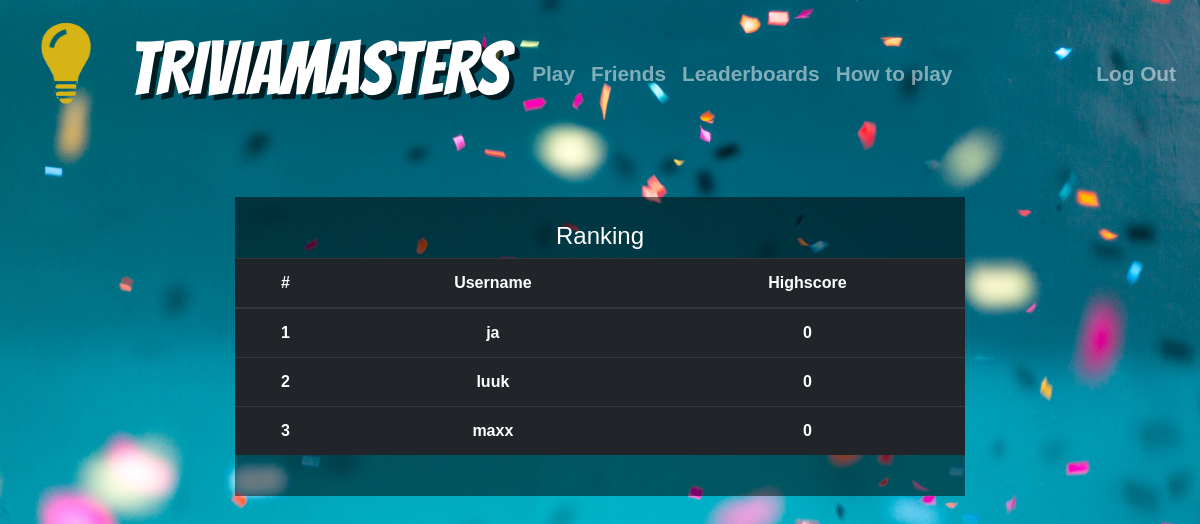
The app's page /leaderboards (signed in), older data.
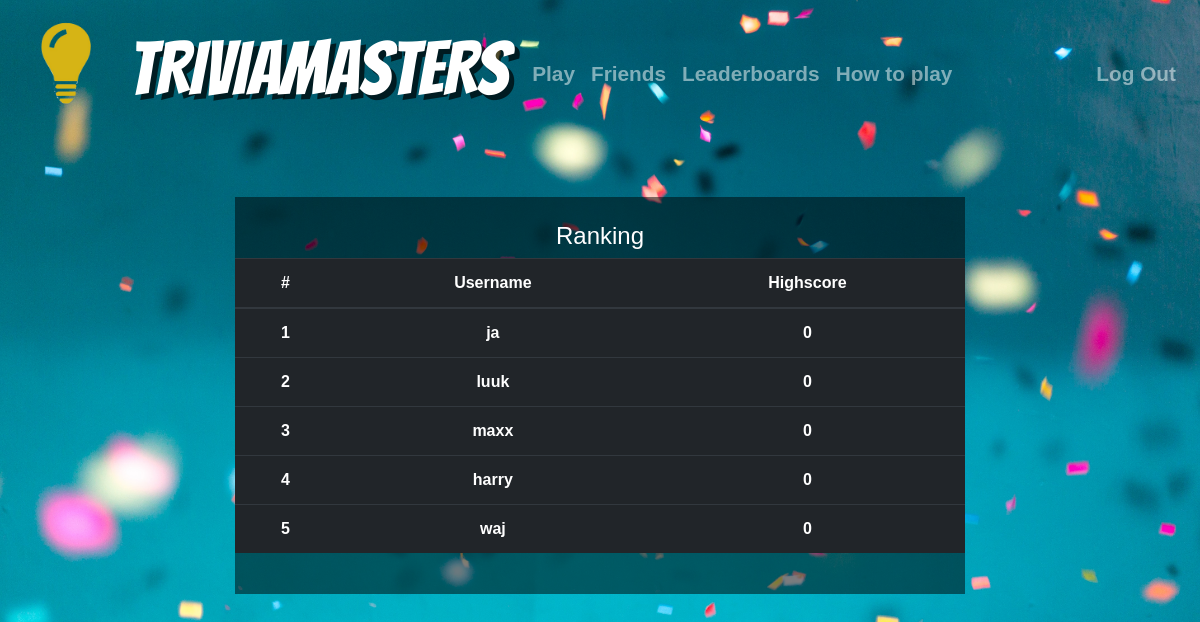
The same page, newer data.
### tables this page shows
CREATE TABLE 'users' ('id' integer PRIMARY KEY NOT NULL, 'username' , 'hash' , 'highscore' );

### application.py (the view)
@app.route("/leaderboards", methods=["GET", "POST"])
@login_required
def leaderboards():
    if request.method == "POST":
        return render_template("leaderboards.html")
    else:
        hscores= db.execute("SELECT highscore, username FROM users")
        user_count = []
        for i in range(11):
            if i > 0:
                user_count.append(i)
        hscores = (sorted(hscores, key = lambda i: int(i['highscore']), reverse=True))[:10]
        ranking = zip(hscores,user_count)
        return render_template("leaderboards.html", ranking=ranking)

### application.py (called while the page is built)
@app.after_request
def after_request(response):
    response.headers["Cache-Control"] = "no-cache, no-store, must-revalidate"
    response.headers["Expires"] = 0
    response.headers["Pragma"] = "no-cache"
    return response

### helpers.py (called while the page is built)
def login_required(f):
    @wraps(f)
    def decorated_function(*args, **kwargs):
        if session.get("user_id") is None:
            return redirect("/login")
        return f(*args, **kwargs)
    return decorated_function

### templates/leaderboards.html (shortened to what this page needs)
{% extends "layout.html" %}
{% block main %}
<field>
<h4> Ranking</h4>
<table class="table table-dark">
  <thead>
    <tr>
      <th scope="col">#</th>
      <th scope="col">Username</th>
      <th scope="col">Highscore</th>
    </tr>
  </thead>
  <tbody>
    {% for score, count in ranking%}
    <tr>
      <th scope="row">{{ count }}</th>
      <td>{{ score.username}}</td>
      <td>{{ score.highscore}}</td>
    </tr>
    {% endfor %}
  </tbody>
</table>
</field>
{% endblock %}

### templates/layout.html (shortened to what this page needs)
<!DOCTYPE html>
<html lang="en">
    <head>
        <link href="https://maxcdn.bootstrapcdn.com/bootstrap/4.1.3/css/bootstrap.min.css" rel="stylesheet">
        <link href="/static/styles.css" rel="stylesheet">
    </head>
    <body>
        <nav class="navbar navbar-expand-md navbar-dark">
            {% if session.user_id %}
            <a class="navbar-brand" href="/userpage">
                 <img src="/static/bulb.png" width="100" height="100" class="d-inline-block align-top" alt="">
                    <name>Triviamasters</name>
            </a>
            {% else %}
            <a class="navbar-brand" href="/">
                 <img src="/static/bulb.png" width="100" height="100" class="d-inline-block align-top" alt="">
                    <name>Triviamasters</name>
            </a>
            {% endif %}
            <div class="collapse navbar-collapse" id="navbar">
                {% if session.user_id %}
                    <ul class="navbar-nav mr-auto mt-2">
                        <li class="nav-item"><a class="nav-link" href="/play">Play</a></li>
                        <li class="nav-item"><a class="nav-link" href="/friends">Friends</a></li>
                        <li class="nav-item"><a class="nav-link" href="/leaderboards">Leaderboards</a></li>
                        <li class="nav-item"><a class="nav-link" href="/about">How to play</a></li>
                    </ul>
                    <ul class="navbar-nav ml-auto mt-2">
                        <li class="nav-item"><a class="nav-link" href="/logout">Log Out</a></li>
                    </ul>
                {% else %}
                    <ul class="navbar-nav ml-auto mt-2">
                        <li class="nav-item"><a class="nav-link" href="/about">How to play</a></li>
                        <li class="nav-item"><a class="nav-link" href="/register">Register</a></li>
                        <li class="nav-item"><a class="nav-link" href="/login">Log In</a></li>
                    </ul>
                {% endif %}
            </div>
        </nav>
        <main class="container p-5">
            {% block main %}{% endblock %}
        </main>
    </body>
</html>

### static/styles.css (style rules this page uses)
name { text-align: center; font-weight: normal; color: #fff; text-transform: uppercase; font-size: 75px; white-space: nowrap; z-index: 1000; font-family: 'Bangers', cursive; text-shadow: 5px 5px 0 rgba(0, 0, 0, 0.7); }
field { text-align: center; display: inline-block; background-color: rgba(0, 0, 0, .5); padding: 25px 0px; width: 70%; margin-top:10px; }
nav { background-color: transparent; color: white; }
body { background-image: url("background.jpg"); background-size: 100%; background-color: #d3d3d3; font-family: "Arial"; color: white; font-weight: bolder; }
nav .navbar-brand { font-family:"Arial"; color: white !important; font-weight: normal; font-size: 45px; }
#navbar { font-size: 1.3em; font-weight: bolder; box-shadow: none; }
main { overflow-x: auto; text-align: center; }

Row changes from the older to the newer data that the page shows:
added users: id "4", username "harry", highscore "0"
added users: id "5", username "waj", highscore "0"
